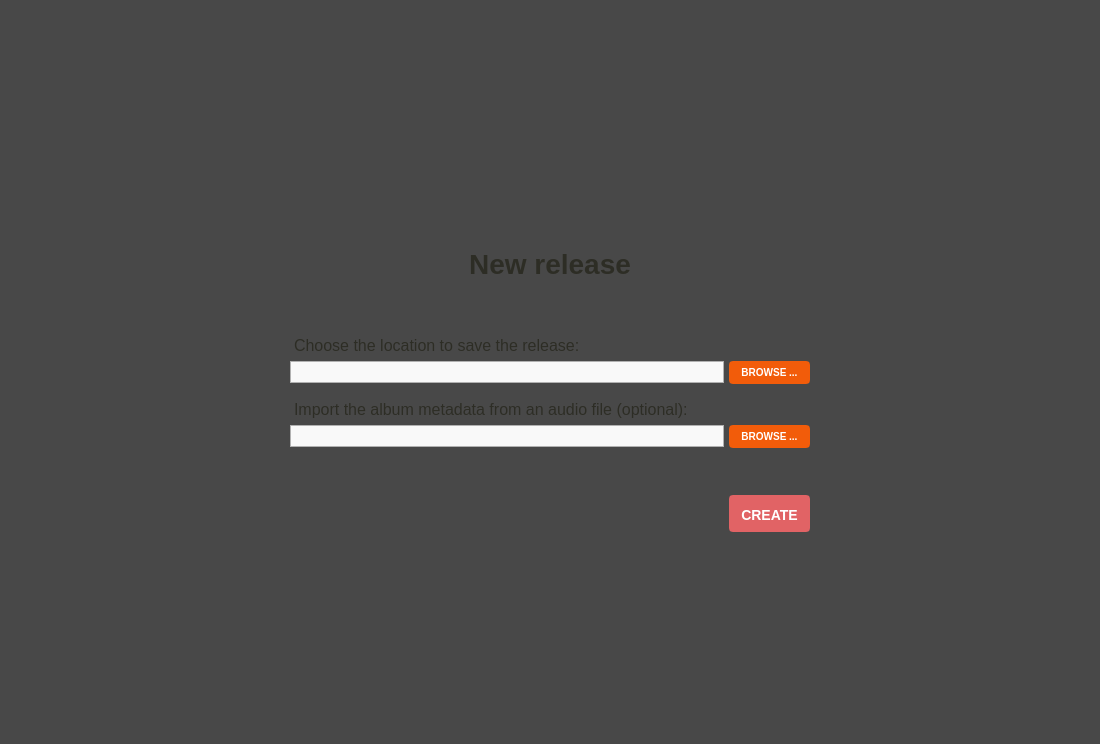
<?xml version="1.0" encoding="UTF-8"?>
<ui version="4.0">
 <class>new_album_screen</class>
 <widget class="QFrame" name="new_album_screen">
  <property name="geometry">
   <rect>
    <x>0</x>
    <y>0</y>
    <width>1100</width>
    <height>744</height>
   </rect>
  </property>
  <property name="styleSheet">
   <string notr="true">#new_album_screen {
    background-color: #484848
}

#new_album_dialog {
	padding: 20px;
	min-width: 500px;
	max-width: 500px;
	min-height: 300px;
	max-height: 300px;
	background: white url(':/logo.png') no-repeat top left;
}

QLabel {
	color: #2D2D25;
	font-size: 16px;
	margin-top: 10px;
}

QLineEdit {
	background-color: #F9F9F9;
	border: 1px solid #B1B1B1;
	color: #222222;
	min-height: 20px;
}

QLineEdit:focus {
	border: 1px solid #F79D6C;
}
</string>
  </property>
  <layout class="QGridLayout" name="gridLayout_2">
   <property name="leftMargin">
    <number>0</number>
   </property>
   <property name="topMargin">
    <number>0</number>
   </property>
   <property name="rightMargin">
    <number>0</number>
   </property>
   <property name="bottomMargin">
    <number>0</number>
   </property>
   <item row="0" column="0">
    <widget class="QWidget" name="new_album_dialog" native="true">
     <layout class="QVBoxLayout" name="verticalLayout_6">
      <property name="spacing">
       <number>5</number>
      </property>
      <property name="leftMargin">
       <number>10</number>
      </property>
      <property name="topMargin">
       <number>10</number>
      </property>
      <property name="rightMargin">
       <number>10</number>
      </property>
      <property name="bottomMargin">
       <number>10</number>
      </property>
      <item>
       <widget class="QLabel" name="title">
        <property name="styleSheet">
         <string notr="true">QLabel {
	font-size: 28px;
	font-weight: bold;
	margin-top: 36px;
}</string>
        </property>
        <property name="text">
         <string>New release</string>
        </property>
        <property name="alignment">
         <set>Qt::AlignCenter</set>
        </property>
       </widget>
      </item>
      <item>
       <spacer name="verticalSpacer_7">
        <property name="orientation">
         <enum>Qt::Vertical</enum>
        </property>
        <property name="sizeHint" stdset="0">
         <size>
          <width>20</width>
          <height>40</height>
         </size>
        </property>
       </spacer>
      </item>
      <item>
       <widget class="QWidget" name="new_album_info_container" native="true">
        <property name="styleSheet">
         <string notr="true">QPushButton {
	background-color: #F25C0A;
	border: 2px solid #F25C0A;
	border-radius: 4px;
	color: white;
	font-weight: bold;
	font-size: 10px;
	padding: 3px 10px;
}

QPushButton:hover,
QPushButton:focus {
	background-color: #D95109;
	border-color: #D95109;
}

QPushButton:pressed {
	border: 2px solid transparent;
}</string>
        </property>
        <layout class="QGridLayout" name="gridLayout">
         <property name="leftMargin">
          <number>0</number>
         </property>
         <property name="topMargin">
          <number>10</number>
         </property>
         <property name="rightMargin">
          <number>0</number>
         </property>
         <property name="bottomMargin">
          <number>0</number>
         </property>
         <property name="horizontalSpacing">
          <number>5</number>
         </property>
         <property name="verticalSpacing">
          <number>6</number>
         </property>
         <item row="1" column="2">
          <widget class="QPushButton" name="browse_album_location_button">
           <property name="text">
            <string>BROWSE ...</string>
           </property>
          </widget>
         </item>
         <item row="1" column="1">
          <widget class="QLineEdit" name="album_location"/>
         </item>
         <item row="4" column="1">
          <widget class="QLineEdit" name="track_location"/>
         </item>
         <item row="4" column="2">
          <widget class="QPushButton" name="browse_track_location_button">
           <property name="text">
            <string>BROWSE ...</string>
           </property>
          </widget>
         </item>
         <item row="2" column="1" colspan="2">
          <widget class="QLabel" name="track_location_label">
           <property name="text">
            <string>Import the album metadata from an audio file (optional):</string>
           </property>
          </widget>
         </item>
         <item row="0" column="1" colspan="2">
          <widget class="QLabel" name="album_location_label">
           <property name="text">
            <string>Choose the location to save the release:</string>
           </property>
          </widget>
         </item>
        </layout>
       </widget>
      </item>
      <item>
       <spacer name="verticalSpacer">
        <property name="orientation">
         <enum>Qt::Vertical</enum>
        </property>
        <property name="sizeHint" stdset="0">
         <size>
          <width>20</width>
          <height>40</height>
         </size>
        </property>
       </spacer>
      </item>
      <item>
       <widget class="QWidget" name="buttons_container" native="true">
        <property name="styleSheet">
         <string notr="true">QPushButton {
	background-color: #EC2327;
	border: 2px solid #EC2327;
	border-radius: 4px;
	font-size: 14px;
	font-weight: bold;
	color: white;
	padding: 10px 10px 7px 10px;
}

QPushButton:hover {
	background-color: #D42023;
	border-color: #D42023;
}

QPushButton:pressed {
	border: 2px solid transparent;
}

QPushButton:disabled {
	border-color: #E16365;
	background-color: #E16365;
}</string>
        </property>
        <layout class="QHBoxLayout" name="horizontalLayout_12">
         <property name="spacing">
          <number>5</number>
         </property>
         <property name="leftMargin">
          <number>0</number>
         </property>
         <property name="topMargin">
          <number>10</number>
         </property>
         <property name="rightMargin">
          <number>0</number>
         </property>
         <property name="bottomMargin">
          <number>0</number>
         </property>
         <item>
          <spacer name="horizontalSpacer_9">
           <property name="orientation">
            <enum>Qt::Horizontal</enum>
           </property>
           <property name="sizeHint" stdset="0">
            <size>
             <width>40</width>
             <height>20</height>
            </size>
           </property>
          </spacer>
         </item>
         <item>
          <widget class="QPushButton" name="continue_button">
           <property name="enabled">
            <bool>false</bool>
           </property>
           <property name="cursor">
            <cursorShape>PointingHandCursor</cursorShape>
           </property>
           <property name="text">
            <string>CREATE</string>
           </property>
          </widget>
         </item>
        </layout>
       </widget>
      </item>
     </layout>
    </widget>
   </item>
  </layout>
 </widget>
 <resources>
  <include location="../resources.qrc"/>
 </resources>
 <connections/>
</ui>
